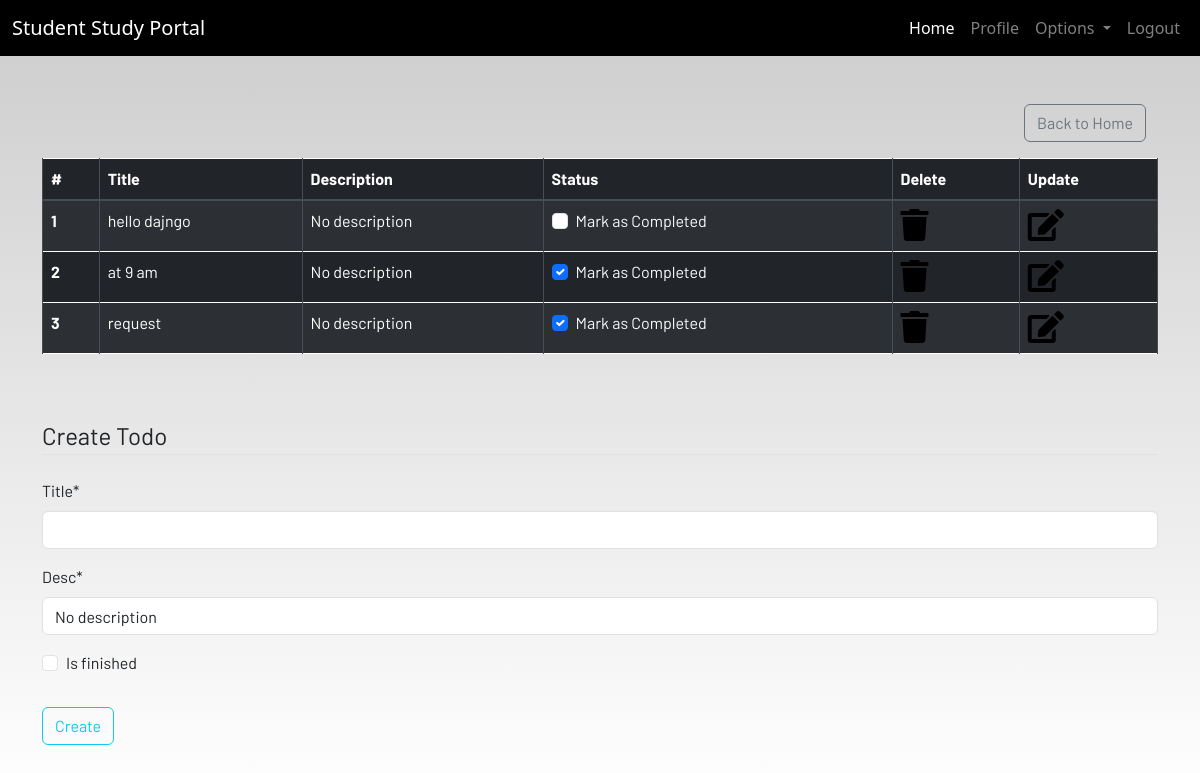
The page /todo/ (signed in) on the database its author committed.
### deshboard/models.py (models this page shows)
class Todo(models.Model):
    user=models.ForeignKey(User,on_delete=models.CASCADE)
    title=models.CharField(max_length=100)
    desc = models.CharField(max_length=255, default='No description')
    is_finished=models.BooleanField(default=False)

### deshboard/views.py (the view)
# urls.py: path('todo/',views.todo,name='todo'),
@login_required(login_url='login')
def todo(request):
    if request.method == "POST":
        form = TodoForm(request.POST)
        if form.is_valid():
            finished = request.POST.get('is_finished') == 'on'
            todo = Todo(user=request.user, title=request.POST['title'],desc=request.POST['desc'], is_finished=finished)
            todo.save()
            messages.success(request, f"Todo Added by {request.user.username} Successfully!")
    else:
        form = TodoForm()
    todo = Todo.objects.filter(user=request.user)
    todos_done = len(todo) == 0
    return render(request, 'dashboard/todo.html', {'todo': todo, 'form': form, 'todos_done': todos_done})

### deshboard/forms.py
class TodoForm(forms.ModelForm):
    class Meta:
        model=Todo
        fields=['title','desc','is_finished']

### deshboard/templates/dashboard/todo.html (shortened to what this page needs)
{% extends 'dashboard/base.html' %}
{% load static %}
{% load crispy_forms_tags %}
{% block content %}
<div class="container">
    <div class="container">
        <div class="d-flex justify-content-end">
            <a href="{% url 'home' %}" class="btn btn-outline-secondary mb-3">
                Back to Home
            </a>
        </div>
    </div>
    {% if not todos_done %}
    <table class="table table-striped table-bordered table-hover table-dark">
        <thead>
            <tr>
                <th scope="col">#</th>
                <th scope="col">Title</th>
                <th scope="col">Description</th>
                <th scope="col">Status</th>
                <th scope="col">Delete</th>
                <th scope="col">Update</th>
            </tr>
        </thead>
        <tbody>
            {% for td in todo %}
            <tr>
                <th scope="row">{{forloop.counter}}</th>
                <td>{{td.title}}</td>
                <td>{{td.desc}}</td>
                <td>
                    <a href="{% url "updatetodo" td.id %}">
                        <div class="form-check">
                            {% if td.is_finished %}
                            <input class="form-check-input" type="checkbox" value="" checked>
                            {% else %}
                            <input class="form-check-input" type="checkbox" value="">
                            {% endif %}
                            <label class="form-check-label text-light" for="flexCheckDefault">
                                Mark as Completed
                            </label>
                        </div>
                    </a>
                </td>
                <td><a href="{% url "deletetodo" td.id %}"><i class="fa fa-trash fa-2x"></i></a></td>
                <td><a href="{% url 'updatetodo' td.id %}"><i class="fa fa-edit fa-2x"></i></a></td>
            </tr>
            {% endfor %}
        </tbody>
    </table>
    {% else %}
    <h4>All tasks have been done!! create to add more</h4>
    {% endif %}
</div><br><br>
<div class="container">
    <form method="POST">
        <fieldset class="form-group">
            <legend class="border-bottom mb-4">Create Todo</legend>
          {{form|crispy}}
        </fieldset>
        <div class="form-group">
            <button href="" class="btn btn-outline-info" type="submit">
                Create
            </button>
        </div>
    </form>
</div>
{% endblock content %}

### deshboard/static/css/main.css (style rules this page uses)
html { scroll-behavior: smooth; height: 100%; width: 100%; }
a { text-decoration: none !important; color: black; }
html, body { max-width: 100%; overflow-x: hidden; height: 100%; width: 100%; }
body { background: linear-gradient(rgba(0, 0, 0, 0.2), rgba(255, 255, 255, 0.5)); overflow-x: hidden; background-repeat: no-repeat; }
.fa { color: black; }

### rows shown on the page
Todo: title "hello dajngo", desc "No description"
Todo: title "at 9 am", desc "No description"
Todo: title "request", desc "No description"
